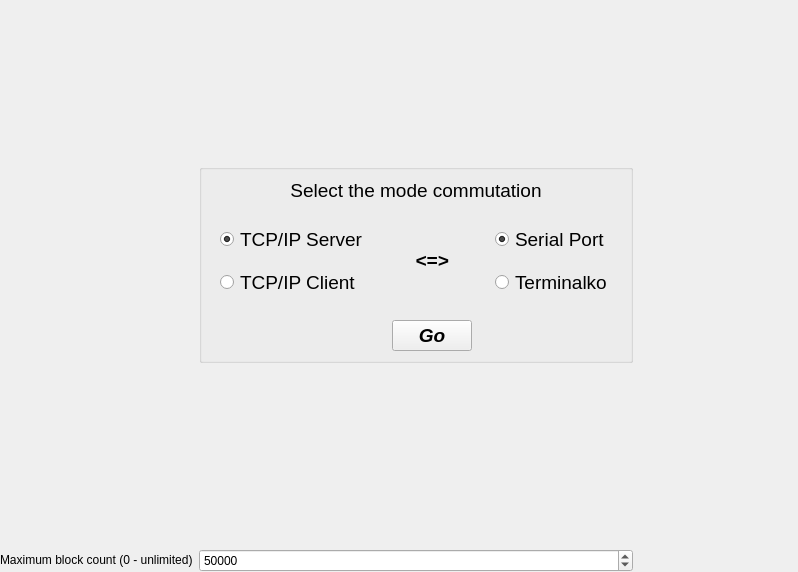
      <widget class="QWidget" name="tab">
       <attribute name="title">
        <string>Home</string>
       </attribute>
       <layout class="QGridLayout" name="gridLayout_12">
        <property name="leftMargin">
         <number>0</number>
        </property>
        <property name="topMargin">
         <number>0</number>
        </property>
        <property name="rightMargin">
         <number>0</number>
        </property>
        <property name="bottomMargin">
         <number>0</number>
        </property>
        <item row="0" column="0" colspan="3">
         <spacer name="verticalSpacer_5">
          <property name="orientation">
           <enum>Qt::Vertical</enum>
          </property>
          <property name="sizeHint" stdset="0">
           <size>
            <width>20</width>
            <height>164</height>
           </size>
          </property>
         </spacer>
        </item>
        <item row="1" column="0">
         <spacer name="horizontalSpacer">
          <property name="orientation">
           <enum>Qt::Horizontal</enum>
          </property>
          <property name="sizeHint" stdset="0">
           <size>
            <width>159</width>
            <height>20</height>
           </size>
          </property>
         </spacer>
        </item>
        <item row="1" column="1">
         <widget class="QGroupBox" name="groupBox_9">
          <property name="title">
           <string/>
          </property>
          <property name="alignment">
           <set>Qt::AlignCenter</set>
          </property>
          <property name="flat">
           <bool>true</bool>
          </property>
          <layout class="QGridLayout" name="gridLayout_9">
           <property name="spacing">
            <number>14</number>
           </property>
           <item row="1" column="0">
            <widget class="QWidget" name="widget" native="true">
             <layout class="QVBoxLayout" name="verticalLayout">
              <property name="spacing">
               <number>14</number>
              </property>
              <item>
               <widget class="QRadioButton" name="rbServer">
                <property name="font">
                 <font>
                  <pointsize>14</pointsize>
                 </font>
                </property>
                <property name="text">
                 <string>TCP/IP Server</string>
                </property>
                <property name="checked">
                 <bool>true</bool>
                </property>
               </widget>
              </item>
              <item>
               <widget class="QRadioButton" name="rbClient">
                <property name="font">
                 <font>
                  <pointsize>14</pointsize>
                 </font>
                </property>
                <property name="text">
                 <string>TCP/IP Client</string>
                </property>
               </widget>
              </item>
             </layout>
            </widget>
           </item>
           <item row="1" column="1">
            <widget class="QLabel" name="label_7">
             <property name="font">
              <font>
               <pointsize>14</pointsize>
               <weight>75</weight>
               <italic>true</italic>
               <bold>true</bold>
              </font>
             </property>
             <property name="text">
              <string>&lt;=&gt;</string>
             </property>
             <property name="alignment">
              <set>Qt::AlignCenter</set>
             </property>
            </widget>
           </item>
           <item row="1" column="2">
            <widget class="QWidget" name="widget_2" native="true">
             <layout class="QVBoxLayout" name="verticalLayout_2">
              <property name="spacing">
               <number>14</number>
              </property>
              <item>
               <widget class="QRadioButton" name="rbSerial">
                <property name="font">
                 <font>
                  <pointsize>14</pointsize>
                 </font>
                </property>
                <property name="text">
                 <string>Serial Port</string>
                </property>
                <property name="checked">
                 <bool>true</bool>
                </property>
               </widget>
              </item>
              <item>
               <widget class="QRadioButton" name="rbTerminalko">
                <property name="font">
                 <font>
                  <pointsize>14</pointsize>
                 </font>
                </property>
                <property name="text">
                 <string>Terminalko</string>
                </property>
               </widget>
              </item>
             </layout>
            </widget>
           </item>
           <item row="0" column="0" colspan="3">
            <widget class="QLabel" name="label_8">
             <property name="font">
              <font>
               <pointsize>14</pointsize>
              </font>
             </property>
             <property name="text">
              <string>Select the mode commutation</string>
             </property>
             <property name="alignment">
              <set>Qt::AlignCenter</set>
             </property>
            </widget>
           </item>
           <item row="2" column="1">
            <widget class="QPushButton" name="pushButton">
             <property name="font">
              <font>
               <pointsize>14</pointsize>
               <weight>75</weight>
               <italic>true</italic>
               <bold>true</bold>
              </font>
             </property>
             <property name="text">
              <string>Go</string>
             </property>
            </widget>
           </item>
          </layout>
         </widget>
        </item>
        <item row="1" column="2">
         <spacer name="horizontalSpacer_2">
          <property name="orientation">
           <enum>Qt::Horizontal</enum>
          </property>
          <property name="sizeHint" stdset="0">
           <size>
            <width>159</width>
            <height>20</height>
           </size>
          </property>
         </spacer>
        </item>
        <item row="3" column="0" colspan="3">
         <spacer name="verticalSpacer_6">
          <property name="orientation">
           <enum>Qt::Vertical</enum>
          </property>
          <property name="sizeHint" stdset="0">
           <size>
            <width>20</width>
            <height>180</height>
           </size>
          </property>
         </spacer>
        </item>
        <item row="4" column="0">
         <widget class="QLabel" name="label_9">
          <property name="sizePolicy">
           <sizepolicy hsizetype="Fixed" vsizetype="Fixed">
            <horstretch>0</horstretch>
            <verstretch>0</verstretch>
           </sizepolicy>
          </property>
          <property name="text">
           <string>Maximum block count (0 - unlimited)</string>
          </property>
         </widget>
        </item>
        <item row="4" column="1">
         <widget class="QSpinBox" name="spinBox">
          <property name="maximum">
           <number>900000</number>
          </property>
          <property name="value">
           <number>50000</number>
          </property>
         </widget>
        </item>
       </layout>
      </widget>
